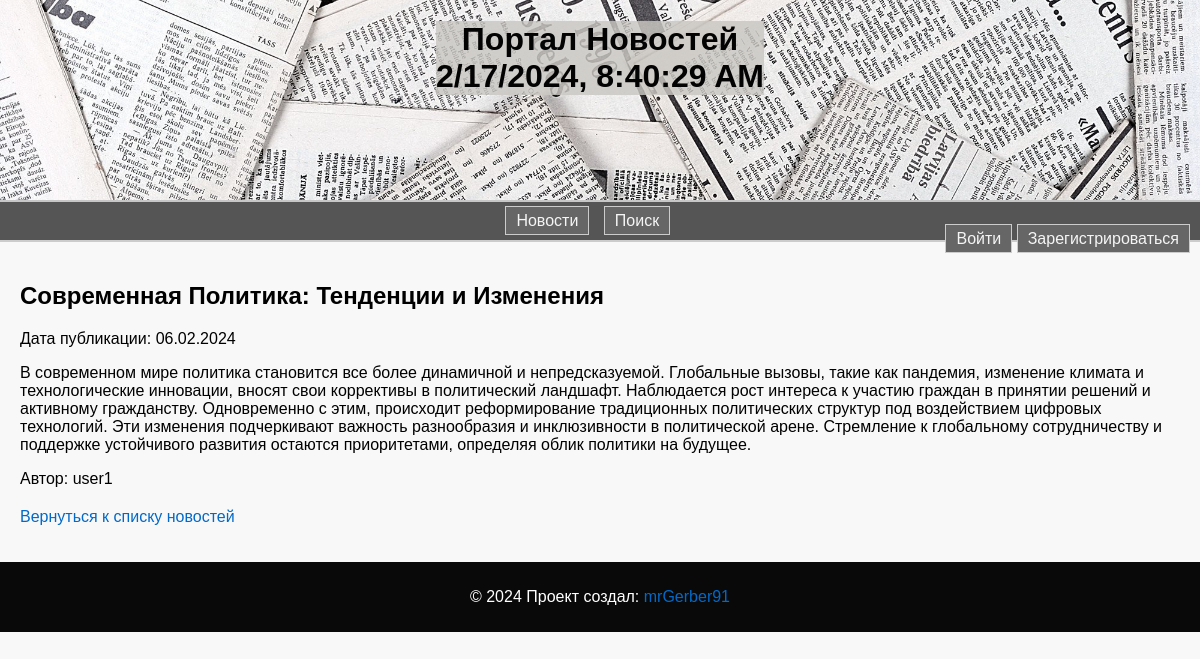
The page /news/post/11/ on the database its author committed.
### news/models.py (models this page shows, shortened)
class Post(models.Model):
    author = models.ForeignKey(Author, on_delete=models.CASCADE) # Ссылка на автора
    post_type_choices = [('article', 'Article'), ('news', 'News')]
    post_type = models.CharField(max_length=10, choices=post_type_choices)
    created_at = models.DateTimeField(auto_now_add=True)
    categories = models.ManyToManyField(Category, through='PostCategory') # Связь многие ко многим с категориями
    title = models.CharField(max_length=255)
    content = models.TextField()
    rating = models.IntegerField(default=0)

class Author(models.Model):
    user = models.OneToOneField(User, on_delete=models.CASCADE)# Один к одному с моделью пользователя Django
    rating = models.IntegerField(default=0)
    def __str__(self):
        return self.user.username

### news/views.py (the view)
# urls.py: path('news/post/<int:post_id>/', post_detail, name='post_detail'),
def post_detail(request, post_id):
    post = get_object_or_404(Post, pk=post_id)
    return render(request, 'news/post_detail.html', {'post': post})

### news/context_processors.py (called while the page is built)
def real_time(request):
    city = 'Europe/Moscow'
    real_time = datetime.now(pytz.timezone(city))
    return {'real_time': real_time}

### news/templatetags/my_filters.py (called while the page is built)
@register.filter(name='censor')
def censor(value):
    if not isinstance(value, str):
        raise ValueError("Censor filter can only be applied to strings.")
    censored_words = ['редиска', 'редиску', 'редиской', 'редиски']
    for word in censored_words:
        value = re.sub(re.compile(re.escape(word), re.IGNORECASE), '*' * len(word), value)
    return value

### templates/news/post_detail.html (shortened to what this page needs)
{% extends 'flatpages/default.html' %}
{% load static %}
{% load my_filters %}
{% block content %}
    <article>
        <h2>{{ post.title|censor }}</h2>
        <p>Дата публикации: {{ post.created_at|date:"d.m.Y" }}</p>
        <p>{{ post.content|censor }}</p>
        <p>Автор: {{ post.author }}</p>
    </article>
    <p>
        <a href="{% url 'news_list' %}">Вернуться к списку новостей</a>
    </p>
{% endblock %}

### static/css/style.css (style rules this page uses)
body { font-family: 'Arial', sans-serif; margin: 0; padding: 0; background-color: #f8f8f8; }
article { margin-bottom: 20px; }
h2, h3 { color: rgba(0, 0, 0, 1); }
a { color: #0369c8; text-decoration: none; }

### rows shown on the page
Post: title|censor "Современная Политика: Тенденции и Изменения", created_at "06.02.2024", content|censor "В современном мире политика становится все более динамичной и непредсказуемой. Глобальные вызовы, такие как пандемия, изменение климата и технологические инновации, вносят свои коррективы в политический ландшафт. Наблюдается рост интереса к участию граждан в принятии решений и активному гражданству. Одновременно с этим, происходит реформирование традиционных политических структур под воздействием цифровых технологий. Эти изменения подчеркивают важность разнообразия и инклюзивности в политической арене. Стремление к глобальному сотрудничеству и поддержке устойчивого развития остаются приоритетами, определяя облик политики на будущее.", author "user1"
